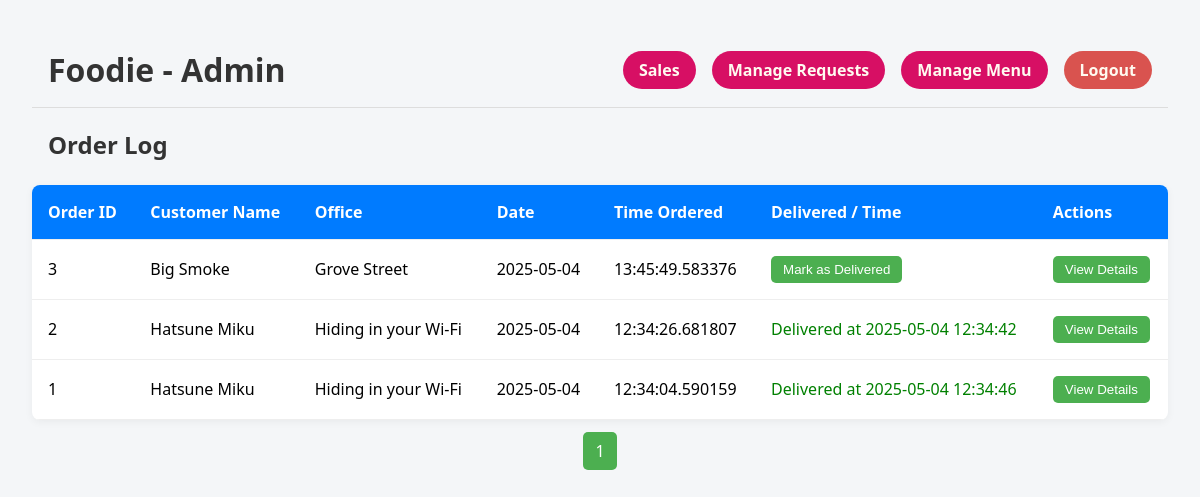
Screenshot of /admin_dashboard (signed in) with the database file from the repository.
### tables this page shows
CREATE TABLE Orders (
    Order_ID INTEGER PRIMARY KEY AUTOINCREMENT,
    Customer_ID INTEGER,
    Order_Type TEXT CHECK(Order_Type IN ('Walk-in', 'Delivery')) NOT NULL,
    Date DATE NOT NULL,
    Time_Ordered TIME NOT NULL,
    Requested_Delivery_Time TIME,
    Time_Delivered TIME,
    Delivered BOOLEAN NOT NULL,
    FOREIGN KEY (Customer_ID) REFERENCES Customers(Customer_ID)
);

CREATE TABLE Customers (
    Customer_ID INTEGER PRIMARY KEY AUTOINCREMENT,
    Name TEXT NOT NULL,
    Address TEXT NOT NULL,
    Phone TEXT NOT NULL,
    FOREIGN KEY (Phone) REFERENCES Users(Contact)
);

### app.py (the view)
@app.route('/admin_dashboard')
def admin_dashboard():
    if session.get('role') != 'admin':
        return redirect(url_for('home'))
    conn = get_db_connection()
    cursor = conn.cursor()
    page = int(request.args.get('page', 1))
    per_page = 10
    offset = (page - 1) * per_page
    cursor.execute("SELECT COUNT(*) FROM Orders")
    total_orders = cursor.fetchone()[0]
    total_pages = (total_orders + per_page - 1) // per_page
    cursor.execute("""
        SELECT o.Order_ID, o.Date, o.Time_Ordered, o.Delivered, o.Time_Delivered,
        c.Name AS Customer_Name, c.Address
        FROM Orders o
        LEFT JOIN Customers c ON o.Customer_ID = c.Customer_ID
        ORDER BY o.Date DESC, o.Time_Ordered DESC
        LIMIT ? OFFSET ?
    """, (per_page, offset))
    orders = cursor.fetchall()
    cursor.execute("SELECT COUNT(*) FROM Special_Requests WHERE Approved = 0")
    pending_requests = cursor.fetchone()[0]
    conn.close()
    return render_template(
        'admin_dashboard.html',
        orders=orders,
        current_page=page,
        total_pages=total_pages,
        pending_requests=pending_requests  # Passing the number of pending special requests
    )

### app.py (called while the page is built)
def get_db_connection():
    conn = sqlite3.connect(DB_PATH)
    conn.row_factory = sqlite3.Row
    return conn

### templates/admin_dashboard.html (shortened to what this page needs)
<!DOCTYPE html>
<html lang="en">
<head>
  <link rel="stylesheet" href="{{ url_for('static', filename='styles_admin_dashboard.css') }}">
</head>
<body>
  <header>
    <a href="admin_dashboard" class="logo">Foodie - Admin</a>
    <div class="auth-buttons">
      <a class="btn-manage" href="{{ url_for('sales_summary') }}">Sales</a>
      <a class="btn-manage" href="{{ url_for('request_management') }}">Manage Requests</a>
      <a class="btn-manage" href="{{ url_for('menu_management') }}">Manage Menu</a>
      <a class="logout-link" href="{{ url_for('logout') }}">Logout</a>
    </div>
  </header>
  <main>
    <h2>Order Log</h2>
    <table>
      <thead>
        <tr>
          <th>Order ID</th>
          <th>Customer Name</th>
          <th>Office</th>
          <th>Date</th>
          <th>Time Ordered</th>
          <th>Delivered / Time</th>
          <th>Actions</th>
        </tr>
      </thead>
      <tbody>
        {% for order in orders %}
        <tr>
          <td data-label="Order ID">{{ order['Order_ID'] }}</td>
          <td data-label="Customer Name">{{ order['Customer_Name'] }}</td>
          <td data-label="Office">{{ order['Address'] }}</td>
          <td data-label="Date">{{ order['Date'] }}</td>
          <td data-label="Time Ordered">{{ order['Time_Ordered'] }}</td>
          <td data-label="Delivered / Time">
            {% if not order['Delivered'] %}
              <form action="{{ url_for('mark_delivered', order_id=order['Order_ID']) }}" method="post">
                <button type="submit">Mark as Delivered</button>
              </form>
            {% else %}
              <span style="color: green;">Delivered at {{ order['Time_Delivered'] }}</span>
            {% endif %}
          </td>
          <td>
            <a href="{{ url_for('order_details', order_id=order['Order_ID']) }}">
              <button>View Details</button>
            </a>
          </td>
        </tr>
        {% endfor %}
      </tbody>
    </table>
    <div class="pagination">
      {% for page_num in range(1, total_pages + 1) %}
        <a href="{{ url_for('admin_dashboard', page=page_num) }}" {% if page_num == current_page %}class="active"{% endif %}>{{ page_num }}</a>
      {% endfor %}
    </div>
  </main>
</body>
</html>

### static/styles_admin_dashboard.css (style rules this page uses)
body { font-family: 'Segoe UI', Tahoma, Geneva, Verdana, sans-serif; background-color: #f4f6f8; margin: 0; padding: 2rem; }
h2, h3 { text-align: left; color: #333; margin-left: 1rem; }
header { display: flex; justify-content: space-between; align-items: center; padding: 1rem; background-color: #f4f6f8; border-bottom: 1px solid #ddd; }
.logo { font-size: 2rem; font-weight: bold; text-decoration: none; color: #333; }
.auth-buttons { display: flex; gap: 1rem; }
table { width: 100%; border-collapse: collapse; margin-top: 1.5rem; background-color: white; border-radius: 8px; overflow: hidden; box-shadow: 0 2px 8px rgba(0, 0, 0, 0.05); }
th, td { padding: 1rem; text-align: left; border-bottom: 1px solid #eee; }
th { background-color: #007bff; color: white; }
button { padding: 6px 12px; background-color: #4CAF50; color: white; border: none; cursor: pointer; border-radius: 5px; }
.logout-link { background: #d9534f; color: #fffaf0; border: none; padding: 8px 16px; border-radius: 20px; cursor: pointer; font-weight: bold; transition: background-color 0.3s ease; text-decoration: none; }
.btn-manage { background: #d70f64; color: #fffaf0; border: none; padding: 8px 16px; border-radius: 20px; cursor: pointer; font-weight: bold; transition: background-color 0.3s ease; text-decoration: none; }
form { display: inline; }
.pagination { text-align: center; margin-top: 20px; }
.pagination a { margin: 0 5px; padding: 8px 12px; background-color: #f2f2f2; color: #333; text-decoration: none; border-radius: 5px; }
.pagination a.active { background-color: #4CAF50; color: white; }

### rows the page displays
Orders: Order_ID "3", Customer_Name "Big Smoke", Address "Grove Street", Date "2025-05-04", Time_Ordered "13:45:49.583376"
Orders: Order_ID "2", Customer_Name "Hatsune Miku", Address "Hiding in your Wi-Fi", Date "2025-05-04", Time_Ordered "12:34:26.681807", Time_Delivered "2025-05-04 12:34:42"
Orders: Order_ID "1", Customer_Name "Hatsune Miku", Address "Hiding in your Wi-Fi", Date "2025-05-04", Time_Ordered "12:34:04.590159", Time_Delivered "2025-05-04 12:34:46"

### other values shown
{{ page_num }} "1"
